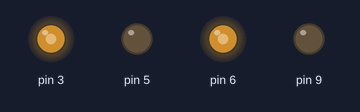
Bench run of a sketch on a simulated Arduino Uno, built with avr-gcc and run on an emulated ATmega328P. Shown: output pins drawn as LEDs (lit = HIGH).

Above: at 0.1 s.
At 3.1 s:
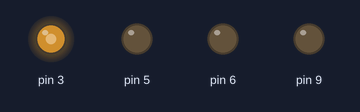
At 6.1 s:
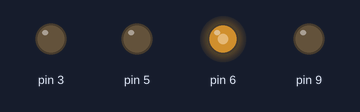
At 9.1 s:
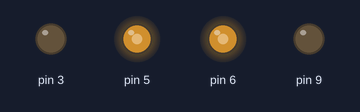
At 12.1 s:
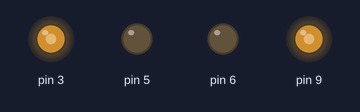
At 14.1 s:
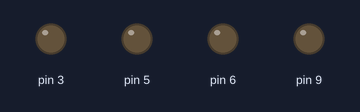
Timing chart, 0 to 15.6 s (numbered marks = the images above):
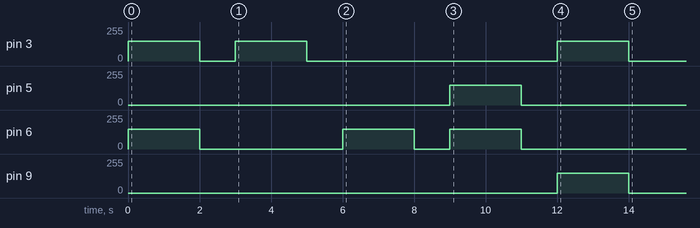

Measured:
- by itself, pin 3: goes 150/255 2.0 s, 0/255 1.0 s, 150/255 2.0 s, 0/255 7.0 s, 150/255 2.0 s, then 0/255
- by itself, pin 5: 0/255 → 150/255 at 9.0 s, → 0/255 2.0 s later
- by itself, pin 6: goes 150/255 2.0 s, 0/255 4.0 s, 150/255 2.0 s, 0/255 1.0 s, 150/255 2.0 s, then 0/255
- by itself, pin 9: 0/255 → 150/255 at 12.0 s, → 0/255 2.0 s later

The sketch:

motors.pde
```cpp
int forward = 0;
int backward = 1;

void leftMotor(int dir, int power)
{
  switch (dir) {
    case 0:
            digitalWrite(5, LOW);
            analogWrite(3, power);
            break;
    case 1:
            digitalWrite(3, LOW);
            analogWrite(5, power);
            break;
  }
}
void rightMotor(int dir, int power)
{
  switch (dir) {
    case 0:
            digitalWrite(9, LOW);
            analogWrite(6, power);
            break;
    case 1:
            digitalWrite(6, LOW);
            analogWrite(9, power);
            break;
  }
}

void allStop()
{

 digitalWrite(3, LOW);
 digitalWrite(5, LOW);
 digitalWrite(6, LOW);
 digitalWrite(9, LOW);
}

// the setup routine runs once when you press reset:
void setup()  {
  // declare pin 9 to be an output:
  pinMode(3, OUTPUT);
  pinMode(5, OUTPUT);
  pinMode(6, OUTPUT);
  pinMode(9, OUTPUT);
}
int done = 0;

// the loop routine runs over and over again forever:
void loop()  {
  // set the brightness of pin 9:
 // analogWrite(3, 255);
 while( !done ) {


      leftMotor(forward, 150);
      rightMotor(forward, 150);
      delay(2000);
      allStop();
      delay(1000);
      leftMotor(forward, 150);
      delay(2000);
      allStop();
      delay(1000);
      rightMotor(forward, 150);
      delay(2000);
      allStop();
      delay(1000);
      leftMotor(backward, 150);
      rightMotor(forward, 150);
      delay(2000);
      allStop();
      delay(1000);
      rightMotor(backward, 150);
      leftMotor(forward, 150);
      delay(2000);
      allStop();
      delay(1000);


    done = 1;

    allStop();

}


}
```
